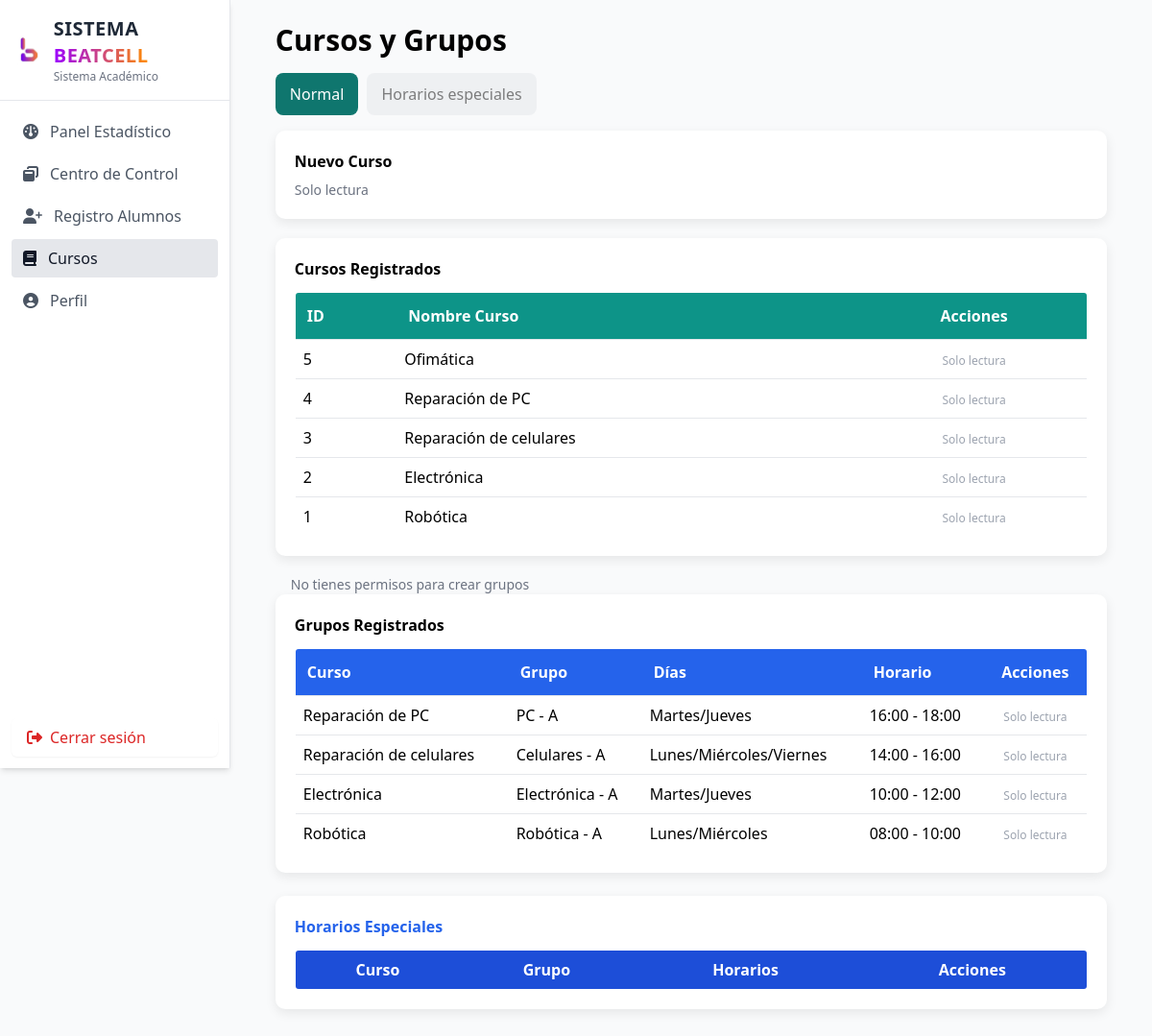
The app's page /public/asignar_cursos.php (signed in) with its own data.
### tables this page shows
CREATE TABLE cursos (
    id_curso INT AUTO_INCREMENT PRIMARY KEY,
    nombre_curso VARCHAR(100) UNIQUE NOT NULL
);

CREATE TABLE grupos (
    id_grupo INT AUTO_INCREMENT PRIMARY KEY,
    id_curso INT NOT NULL,

    nombre_grupo VARCHAR(50) NOT NULL,
    dias VARCHAR(100),
    hora_inicio TIME,
    hora_fin TIME,

    FOREIGN KEY (id_curso)
        REFERENCES cursos(id_curso)
);

### config/config.php (called while the page is built)
<?php
return [
    'db' => [
        'host' => '127.0.0.1',
        'name' => 'beatcell_db',
        'user' => 'root',
        'pass' => '',
        'charset' => 'utf8mb4'
    ],
    'uploads_dir' => __DIR__ . '/../uploads',
    'base_url' => 'http://localhost/Sistema-Beatcell/public'
];

### public/asignar_cursos.php (the view, shortened to what this page needs)
<?php
$ROLE = $_SESSION['rol'] ?? '';
$pdo = require __DIR__ . '/../config/db.php';
$stmt = $pdo->query("SELECT * FROM cursos ORDER BY id_curso DESC");
$cursos = $stmt->fetchAll();
$stmt = $pdo->query("
SELECT g.*, c.nombre_curso
FROM grupos g
INNER JOIN cursos c ON c.id_curso = g.id_curso
WHERE g.id_grupo NOT IN (
    SELECT id_grupo FROM horarios_especiales
)
ORDER BY g.id_grupo DESC
");
$grupos = $stmt->fetchAll();
$active = "cursos";
?>
<h2 class="text-3xl font-bold mb-4">Cursos y Grupos</h2>
<div class="mb-4">
    <button class="tab-btn active" onclick="showTab('tab1', this)">
        Normal
    </button>
    <button class="tab-btn <?php echo ($ROLE!='ADMINISTRADOR')?'opacity-50 cursor-not-allowed':''; ?>"
            <?php echo ($ROLE!='ADMINISTRADOR')?'disabled':''; ?>
            onclick="showTab('tab2', this)">
        Horarios especiales
    </button>
</div>
<div id="tab1">
    <div class="card">
        <h3 class="font-semibold mb-2">Nuevo Curso</h3>
        <?php if(in_array($ROLE, ['ADMINISTRADOR','SECRETARIO'])): ?>
        <form action="../process/process_cursos.php" method="POST">
            <input type="text" name="nombre" placeholder="Ej: Programación Web"
                class="border px-3 py-2 rounded w-full mb-2">
            <button class="bg-teal-600 text-white px-4 py-2 rounded">
                Agregar Curso
            </button>
        </form>
        <?php else: ?>
            <p class="text-gray-500 text-sm">Solo lectura</p>
        <?php endif; ?>
    </div>
    <div class="card">
        <h3 class="font-semibold mb-3">Cursos Registrados</h3>
        <table class="w-full border rounded overflow-hidden">
            <thead class="bg-teal-600 text-white">
                <tr>
                    <th class="p-3 text-left">ID</th>
                    <th class="p-3 text-left">Nombre Curso</th>
                    <th class="p-3 text-center">Acciones</th>
                </tr>
            </thead>
            <tbody class="bg-white">
            <?php foreach($cursos as $c): ?>
    <tr class="border-t hover:bg-gray-50">
        <td class="p-2">
            <?= $c['id_curso'] ?>
        </td>
        <td class="p-2">
            <?= htmlspecialchars($c['nombre_curso']) ?>
        </td>
        <td class="p-2 text-center space-x-2">
            <?php if($ROLE === 'ADMINISTRADOR'): ?>
                        <button
                            onclick="editarCurso(
                                <?= $c['id_curso'] ?>,
                                '<?= htmlspecialchars($c['nombre_curso'], ENT_QUOTES) ?>'
                            )"
                            class="bg-indigo-600 hover:bg-indigo-700
                                text-white px-3 py-1 rounded-lg text-sm
                                shadow transition duration-200">
                            ✏️ Editar
                        </button>
                        <button
                            onclick="eliminarCurso(<?= $c['id_curso'] ?>)"
                            class="bg-slate-700 hover:bg-slate-800
                                text-white px-3 py-1 rounded-lg text-sm
                                shadow transition duration-200 ml-1">
                            🗑 Eliminar
                        </button>
                    <?php else: ?>
                        <span class="text-gray-400 text-xs">
                            Solo lectura
                        </span>
                    <?php endif; ?>
                </td>
            </tr>
        <?php endforeach; ?>
            </tbody>
        </table>
    </div>
    <?php if(in_array($ROLE, ['ADMINISTRADOR','SECRETARIO'])): ?>
    <form action="../process/process_grupos.php" method="POST" class="card">
        <h3 class="font-semibold mb-3">Crear Grupo</h3>
        <div class="grid">
            <select name="id_curso" class="border px-3 py-2 rounded" required>
                <option value="">Seleccione curso</option>
                <?php foreach($cursos as $c): ?>
                    <option value="<?= $c['id_curso'] ?>">
                        <?= htmlspecialchars($c['nombre_curso']) ?>
                    </option>
                <?php endforeach; ?>
            </select>
            <input type="text" name="nombre_grupo" placeholder="Grupo A"
                class="border px-3 py-2 rounded" required>
            <input type="time" name="hora_inicio" class="border px-3 py-2 rounded" required>
            <input type="time" name="hora_fin" class="border px-3 py-2 rounded" required>
        </div>
        <div class="mt-3 flex flex-wrap gap-3">
            <label><input type="checkbox" name="dias[]" value="Lunes"> Lunes</label>
            <label><input type="checkbox" name="dias[]" value="Martes"> Martes</label>
            <label><input type="checkbox" name="dias[]" value="Miércoles"> Miércoles</label>
            <label><input type="checkbox" name="dias[]" value="Jueves"> Jueves</label>
            <label><input type="checkbox" name="dias[]" value="Viernes"> Viernes</label>
            <label><input type="checkbox" name="dias[]" value="Sábado"> Sábado</label>
            <label><input type="checkbox" name="dias[]" value="Domingo"> Domingo</label>
        </div>
        <button class="mt-4 bg-teal-600 text-white px-4 py-2 rounded">
            Crear Grupo
        </button>
    </form>
    <?php else: ?>
        <p class="text-gray-500 text-sm px-4">No tienes permisos para crear grupos</p>
    <?php endif; ?>
    <div class="card">
        <h3 class="font-semibold mb-3">Grupos Registrados</h3>
        <table class="w-full border rounded overflow-hidden">
            <thead class="bg-blue-600 text-white">
                <tr>
                    <th class="p-3 text-left">Curso</th>
                    <th class="p-3 text-left">Grupo</th>
                    <th class="p-3 text-left">Días</th>
                    <th class="p-3 text-left">Horario</th>
                    <th class="p-3 text-center">Acciones</th>
                </tr>
            </thead>
            <tbody class="bg-white">
            <?php foreach($grupos as $g): ?>
                <tr class="border-t">
                    <td class="p-2"><?= $g['nombre_curso'] ?></td>
                    <td class="p-2"><?= $g['nombre_grupo'] ?></td>
                    <td class="p-2"><?= $g['dias'] ?></td>
                    <td class="p-2">
                        <?= substr($g['hora_inicio'],0,5) ?> - <?= substr($g['hora_fin'],0,5) ?>
                    </td>
                    <td class="p-2 text-center">
                        <?php if($ROLE === 'ADMINISTRADOR'): ?>
                            <button onclick="abrirEditarGrupo(<?= $g['id_grupo'] ?>)"
                                    class="bg-yellow-500 text-white px-2 py-1 rounded">
                                Editar
                            </button>
                            <button onclick="eliminarGrupo(<?= $g['id_grupo'] ?>)"
                                    class="bg-red-600 text-white px-3 py-1 rounded text-sm">
                                Eliminar
                            </button>
                        <?php else: ?>
                            <span class="text-gray-400 text-xs">Solo lectura</span>
                        <?php endif; ?>
                    </td>
                </tr>
            <?php endforeach; ?>
            </tbody>
        </table>
    </div>
</div>
<div class="card mt-6">
    <h3 class="font-semibold mb-3 text-blue-600">
        Horarios Especiales
    </h3>
    <table class="w-full border rounded overflow-hidden">
        <thead class="bg-blue-700 text-white">
            <tr>
                <th class="p-2">Curso</th>
                <th class="p-2">Grupo</th>
                <th class="p-2">Horarios</th>
                <th class="p-2">Acciones</th>
            </tr>
        </thead>
    </table>
</div>
<?php
$content = ob_get_clean();
require __DIR__ . '/layout.php';
?>

### public/layout.php (shortened to what this page needs)
<?php
$config = require __DIR__ . '/../config/config.php';
$base   = rtrim($config['base_url'], '/');
$ROLE = strtoupper($_SESSION['rol'] ?? '');
?>
<!doctype html>
<html lang="es">
<head>
<script src="https://cdn.tailwindcss.com"></script>
<link rel="stylesheet" href="https://cdnjs.cloudflare.com/ajax/libs/font-awesome/6.4.0/css/all.min.css">
</head>
<body class="bg-gray-50">
<div class="flex min-h-screen">
<aside class="sidebar bg-white border-r shadow-md flex flex-col">
<div class="p-4 border-b flex items-center space-x-3">
<img src="../img/logo-beatcell.png"
     class="w-8 h-8 object-contain"
     alt="Logo">
<div>
<h1 class="text-xl font-bold tracking-wide">
<span class="text-gray-800">
SISTEMA
</span>
<span class="bg-gradient-to-r from-[#9b00ff] to-[#ff8c00] bg-clip-text text-transparent">
</span>
</h1>
<p class="text-xs text-gray-500">
Sistema Académico
</p>
</div>
</div>
<nav class="p-3 space-y-1 flex-1 overflow-y-auto">
<?php if (in_array($ROLE, ['ADMINISTRADOR','SECRETARIO','ASISTENTE'], true)): ?>
<a href="<?= $base ?>/home.php"
class="flex items-center gap-3 px-3 py-2 rounded
<?= $active==='home'
? 'bg-gray-200 text-gray-900'
: 'text-gray-600 hover:bg-gray-100' ?>">
<i class="fas fa-gauge"></i>
<span>Panel Estadístico</span>
</a>
<?php endif; ?>
<a href="<?= $base ?>/ventana.php"
class="flex items-center gap-3 px-3 py-2 rounded
<?= $active==='ventana'
? 'bg-gray-200 text-gray-900'
: 'text-gray-600 hover:bg-gray-100' ?>">
<i class="fas fa-window-restore"></i>
<span>Centro de Control</span>
</a>
<?php if (in_array($ROLE, ['ADMINISTRADOR','ASISTENTE','SECRETARIO'], true)): ?>
<a href="<?= $base ?>/registro_alumnos.php"
class="flex items-center gap-3 px-3 py-2 rounded
<?= $active==='registro'
? 'bg-gray-200 text-gray-900'
: 'text-gray-600 hover:bg-gray-100' ?>">
<i class="fas fa-user-plus"></i>
<span>Registro Alumnos</span>
</a>
<?php endif; ?>
<?php if (in_array($ROLE, ['ADMINISTRADOR','ASISTENTE','SECRETARIO'], true)): ?>
<a href="<?= $base ?>/asignar_cursos.php"
class="flex items-center gap-3 px-3 py-2 rounded
<?= $active==='cursos'
? 'bg-gray-200 text-gray-900'
: 'text-gray-600 hover:bg-gray-100' ?>">
<i class="fas fa-book"></i>
<span>Cursos</span>
</a>
<?php endif; ?>
<a href="<?= $base ?>/perfil.php"
class="flex items-center gap-3 px-3 py-2 rounded
<?= $active==='perfil'
? 'bg-gray-200 text-gray-900'
: 'text-gray-600 hover:bg-gray-100' ?>">
<i class="fas fa-user-circle"></i>
<span>Perfil</span>
</a>
</nav>
<div class="p-3 mt-auto">
<a href="<?= $base ?>/logout.php"
class="inline-flex items-center gap-2 px-4 py-2 rounded-md
text-red-600 hover:bg-red-100 transition-all
cursor-pointer shadow-sm w-full justify-start">
<i class="fas fa-right-from-bracket"></i>
<span>Cerrar sesión</span>
</a>
</div>
</aside>
<main class="main-shift flex-1 bg-gray-50 min-h-screen overflow-x-hidden overflow-y-auto p-6">
<div class="w-[95%] max-w-[1600px] mx-auto">
<?= $content ?? '' ?>
</div>
</main>
</div>
</body>
</html>

### public/layout.php (style rules this page uses)
.sidebar { width:240px }
@media (min-width:768px) { .sidebar { position: fixed; top: 0; left: 0; height: 100vh; transform: none !important; background: #ffffff; } }
@media (min-width:768px) { .main-shift { margin-left: 240px; } }

### public/asignar_cursos.php (style rules this page uses)
.card { background:white; padding:20px; border-radius:10px; box-shadow:0 4px 12px rgba(0,0,0,0.08); margin-bottom:20px; }
.tab-btn { padding:10px 15px; border-radius:8px; cursor:pointer; background:#e5e7eb; margin-right:5px; }
.tab-btn.active { background:#0f766e; color:white; }

### records on screen
cursos: id_curso "5", nombre_curso "Ofimática"
cursos: id_curso "4", nombre_curso "Reparación de PC"
cursos: id_curso "3", nombre_curso "Reparación de celulares"
cursos: id_curso "2", nombre_curso "Electrónica"
cursos: id_curso "1", nombre_curso "Robótica"
grupos: id_curso.nombre_curso "Reparación de PC", nombre_grupo "PC - A", dias "Martes/Jueves", hora_inicio "16:00", hora_fin "18:00"
grupos: id_curso.nombre_curso "Reparación de celulares", nombre_grupo "Celulares - A", dias "Lunes/Miércoles/Viernes", hora_inicio "14:00", hora_fin "16:00"
grupos: id_curso.nombre_curso "Electrónica", nombre_grupo "Electrónica - A", dias "Martes/Jueves", hora_inicio "10:00", hora_fin "12:00"
grupos: id_curso.nombre_curso "Robótica", nombre_grupo "Robótica - A", dias "Lunes/Miércoles", hora_inicio "08:00", hora_fin "10:00"
